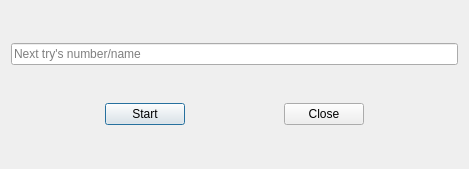
<?xml version="1.0" encoding="UTF-8"?>
<ui version="4.0">
 <class>CaptureDialog</class>
 <widget class="QDialog" name="CaptureDialog">
  <property name="geometry">
   <rect>
    <x>0</x>
    <y>0</y>
    <width>469</width>
    <height>169</height>
   </rect>
  </property>
  <property name="windowTitle">
   <string>Capture Dialog</string>
  </property>
  <layout class="QVBoxLayout" name="verticalLayout">
   <item>
    <widget class="QLineEdit" name="nextTryNameLineEdit">
     <property name="placeholderText">
      <string>Next try's number/name</string>
     </property>
    </widget>
   </item>
   <item>
    <layout class="QHBoxLayout" name="horizontalLayout">
     <item>
      <spacer name="horizontalSpacer_2">
       <property name="orientation">
        <enum>Qt::Horizontal</enum>
       </property>
       <property name="sizeHint" stdset="0">
        <size>
         <width>40</width>
         <height>20</height>
        </size>
       </property>
      </spacer>
     </item>
     <item>
      <widget class="QPushButton" name="startStopButton">
       <property name="text">
        <string>Start</string>
       </property>
      </widget>
     </item>
     <item>
      <spacer name="horizontalSpacer_3">
       <property name="orientation">
        <enum>Qt::Horizontal</enum>
       </property>
       <property name="sizeHint" stdset="0">
        <size>
         <width>40</width>
         <height>20</height>
        </size>
       </property>
      </spacer>
     </item>
     <item>
      <widget class="QPushButton" name="closeButton">
       <property name="text">
        <string>Close</string>
       </property>
      </widget>
     </item>
     <item>
      <spacer name="horizontalSpacer_4">
       <property name="orientation">
        <enum>Qt::Horizontal</enum>
       </property>
       <property name="sizeHint" stdset="0">
        <size>
         <width>40</width>
         <height>20</height>
        </size>
       </property>
      </spacer>
     </item>
    </layout>
   </item>
  </layout>
 </widget>
 <resources/>
 <connections>
  <connection>
   <sender>closeButton</sender>
   <signal>clicked()</signal>
   <receiver>CaptureDialog</receiver>
   <slot>close()</slot>
   <hints>
    <hint type="sourcelabel">
     <x>325</x>
     <y>22</y>
    </hint>
    <hint type="destinationlabel">
     <x>234</x>
     <y>22</y>
    </hint>
   </hints>
  </connection>
 </connections>
</ui>
